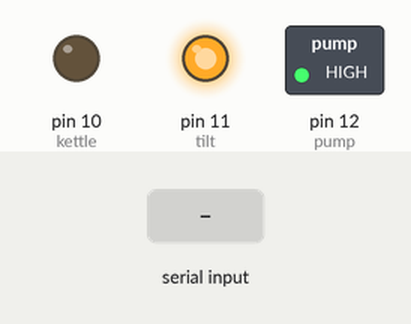
Bench run of a sketch on a simulated Arduino Uno, built with avr-gcc and run on an emulated ATmega328P. Parts: switched loads named in the sketch (green lamp = pin HIGH), output pins drawn as LEDs (lit = HIGH). The inputs (shaded band) are chosen by the test bench.

Above: at 7.0 s.
7.1 s: "1" received over Serial
At 9.3 s:
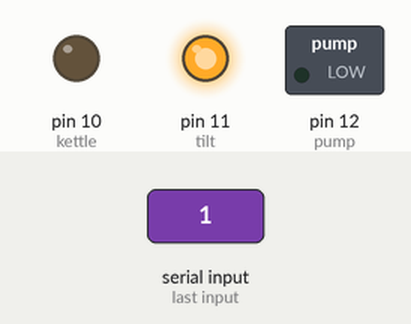
At 12.8 s:
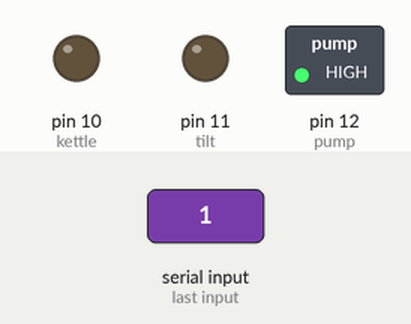
Timing chart, 0 to 14.3 s (numbered marks = the images above; inputs shaded):
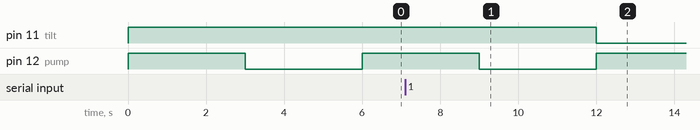

Measured:
- after the input at 7.1 s, pin 11 (tilt): HIGH → LOW after 4.9 s; pin 12 (pump): goes on until 12.0 s, then stays HIGH

The sketch:

bluetoothv3.ino
```cpp
#include <SoftwareSerial.h>
SoftwareSerial mySerial(0, 1); // RX, TX

#define pump 12 // pin 13 flickers at startup, so not safe to use with relay
                // check this out: https://forum.arduino.cc/index.php?topic=117895.0
#define tilt 11
#define kettle 10

int firmness = 0;
int honey = 0;

void setup() {
  pinMode(pump, OUTPUT);
  pinMode(tilt, OUTPUT);
  pinMode(kettle, OUTPUT);

  // Initialize outputs
  // pump and tilt are both active LOW, not HIGH
  digitalWrite(pump, HIGH);
  digitalWrite(tilt, HIGH);
  digitalWrite(kettle, LOW);

  Serial.begin(9600);
  mySerial.begin(9600);
}

void loop() {
    digitalWrite(pump,HIGH);//turn on honey pump
    delay(3000);//Change this!
    digitalWrite(pump,LOW);//turn off honey pump
    delay(3000);

  int oldByte = -1;
  if (Serial.available() > 0) {
    char data;
    //data = Serial.read();

    //works
    int incomingByte = mySerial.read();//this line alone works
    //end works
    if (incomingByte != oldByte) {
      //Serial.print(incomingByte+5,HEX);
      //This comes through as the ascii value of the number, so 0 becomes 48, 3 becomes 51 etc.
      Serial.print(3, DEC);//https://www.arduino.cc/reference/en/language/functions/communication/serial/print/
      oldByte = incomingByte;
    }

    firmness = incomingByte/10;
    honey = incomingByte % 10;

    digitalWrite(kettle, HIGH);//Turn on Kettle
    //delay(3000);//Change this!
    digitalWrite(kettle, LOW);//Turn off kettle

    digitalWrite(tilt, HIGH);//Tilt on motor to tilt
    //delay(3000);//Change this!
    digitalWrite(tilt,LOW);//turn off motor to tilt

    //delay(3000);//time to settle

    // have not gotten this part to work correctly yet
    // seems like bluetooth always responding with '51'
    // and I do not know what that means
    digitalWrite(pump,HIGH);//turn on honey pump
    delay(honey*1000);//Change this!
    digitalWrite(pump,LOW);//turn off honey pump

  }
}
```
